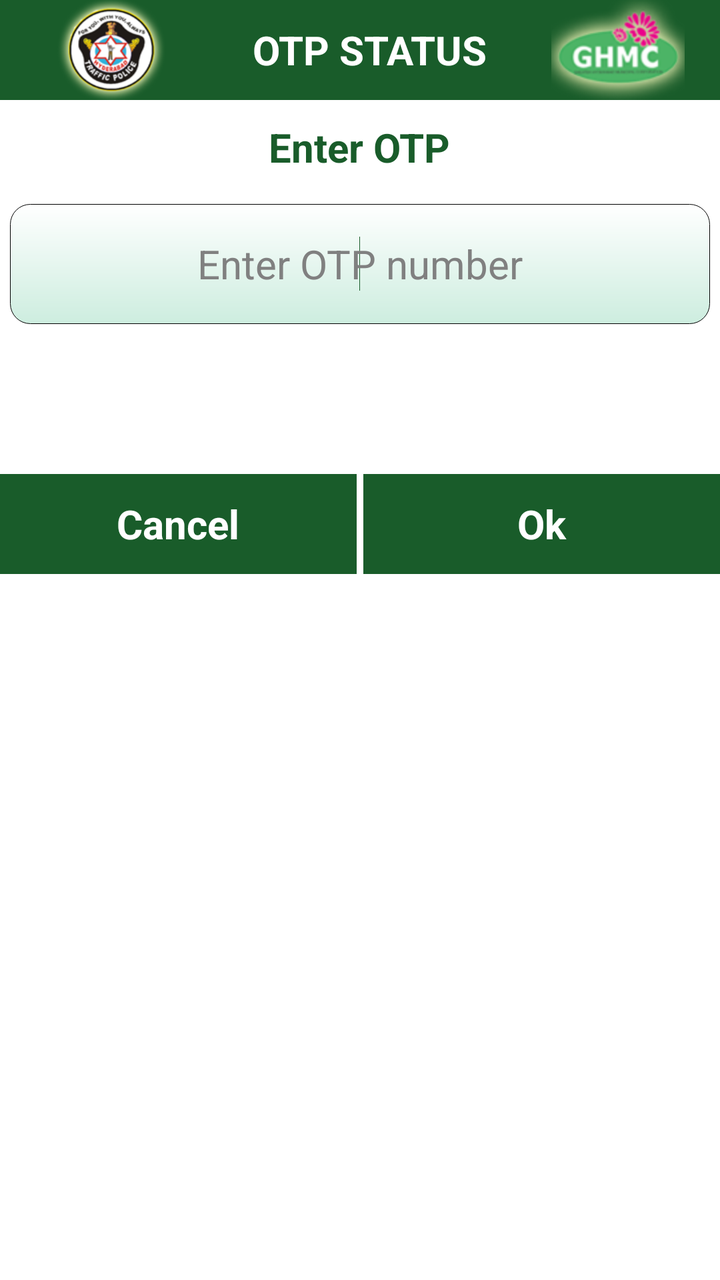
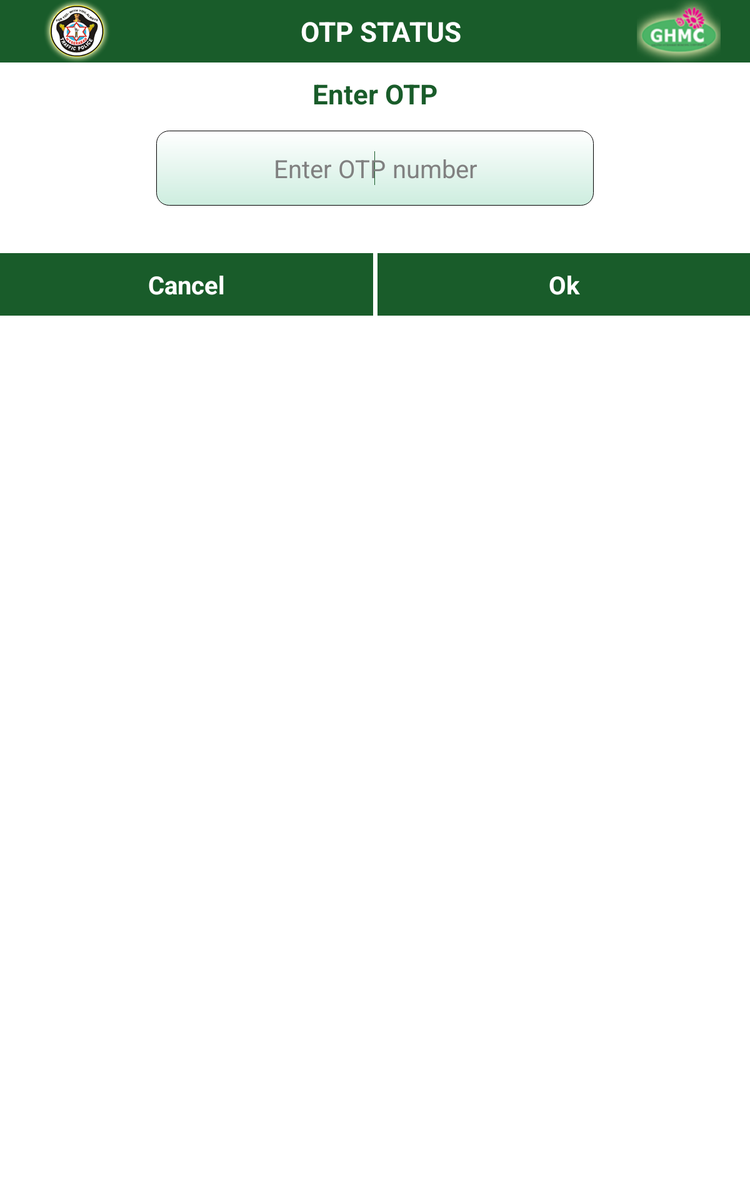

An Android layout and its configuration variant, each rendered on a device that would load it. The default file and the variant file are quoted in full after the pictures.
<!-- AndroidManifest.xml: application theme AppTheme -->
<!-- res/layout/activity_otp_input.xml -->
<?xml version="1.0" encoding="utf-8"?>
<LinearLayout xmlns:android="http://schemas.android.com/apk/res/android"
    android:id="@+id/layout_root"
    android:layout_width="500dp"
    android:layout_height="300dp"
    android:background="@drawable/background_screen"
    android:gravity="top"
    android:orientation="vertical">

    <LinearLayout
        android:layout_width="fill_parent"
        android:layout_height="50dp"
        android:layout_marginTop="0dp"
        android:background="@color/text_color_all"
        android:gravity="center"
        android:orientation="horizontal"
        android:weightSum="1">

        <ImageView
            android:layout_width="wrap_content"
            android:layout_height="wrap_content"
            android:layout_weight="0.05"
            android:gravity="left"
            android:src="@drawable/exit_logo" />

        <TextView
            android:layout_width="wrap_content"
            android:layout_height="wrap_content"
            android:layout_weight="0.9"
            android:gravity="center"
            android:text="OTP STATUS"
            android:textColor="#ffffff"
            android:textSize="20sp"
            android:textStyle="bold">

        </TextView>

        <ImageView
            android:layout_width="wrap_content"
            android:layout_height="wrap_content"

            android:layout_weight="0.05"
            android:src="@drawable/exit_logo2" />

    </LinearLayout>

    <TextView
        android:id="@+id/otp_heading"
        android:layout_width="wrap_content"
        android:layout_height="wrap_content"
        android:layout_gravity="center"
        android:layout_marginTop="10dp"
        android:text="Enter OTP"
        android:textAppearance="?android:attr/textAppearanceLarge"
        android:textColor="@color/text_color_all"
        android:textSize="20sp"
        android:textStyle="bold" />


    <EditText
        android:id="@+id/otp_input"
        android:layout_width="350dp"
        android:layout_height="60dp"
        android:layout_gravity="center"
        android:layout_marginTop="15dp"
        android:background="@drawable/edittextstyle"
        android:gravity="center"
        android:hint="Enter OTP number"
        android:inputType="number"
        android:maxLength="4"
        android:textColor="@color/text_color_all"
        android:textSize="20sp">

        <requestFocus />

    </EditText>

    <TextView
        android:id="@+id/otp_timer"
        android:layout_width="wrap_content"
        android:layout_height="wrap_content"
        android:layout_gravity="center"
        android:layout_marginTop="10dp"
        android:text=""
        android:textAppearance="?android:attr/textAppearanceMedium"
        android:textColor="#FC0303"
        android:textSize="20sp"
        android:textStyle="bold" />

    <LinearLayout
        android:layout_width="fill_parent"
        android:layout_height="wrap_content"
        android:layout_marginTop="38dp"
        android:gravity="center"
        android:orientation="horizontal"
        android:weightSum="1">

        <Button
            android:id="@+id/cancel_dialog"
            android:layout_width="fill_parent"
            android:layout_height="50dp"
            android:layout_weight="0.5"
            android:background="@color/text_color_all"
            android:text="Cancel"
            android:textColor="#ffffff"
            android:textSize="20sp"
            android:textStyle="bold" />

        <TextView
            android:layout_width="wrap_content"
            android:layout_height="wrap_content"
            android:text=" ">

        </TextView>

        <Button
            android:id="@+id/ok_dialog"
            android:layout_width="fill_parent"
            android:layout_height="50dp"
            android:layout_weight="0.5"
            android:background="@color/text_color_all"
            android:text="Ok"
            android:textColor="#ffffff"
            android:textSize="20sp"
            android:textStyle="bold" />

    </LinearLayout>

</LinearLayout>
<!-- resources referenced by this layout -->
<resources>
  <color name="text_color_all">#195C2A</color>
  <!-- drawable edittextstyle (drawable) -->
  <?xml version="1.0" encoding="utf-8"?>
  <shape xmlns:android="http://schemas.android.com/apk/res/android" 
         android:thickness="0dp"
         android:shape="rectangle">
    <stroke android:width="0.3dp"
           android:color="#000000"/>
    <corners android:radius="10dp" />
    <gradient
     android:startColor="#FFFFFF"
     android:endColor="#CDEDDF"
     android:type="linear"
     android:angle="270"/>
  </shape>
   
  <!-- drawable exit_logo: png bitmap (drawable, 19624 bytes) -->
  <!-- drawable exit_logo2: png bitmap (drawable, 12463 bytes) -->
  <style name="AppTheme" parent="AppBaseTheme">
          
      </style>
  <style name="AppBaseTheme" parent="android:Theme.Light">
          
      </style>
</resources>
<!-- res/layout-sw600dp/activity_otp_input.xml (the author's variant of the layout above) -->
<!-- drawn on a 7-inch tablet held upright -->
<?xml version="1.0" encoding="utf-8"?>
<LinearLayout xmlns:android="http://schemas.android.com/apk/res/android"
    android:id="@+id/layout_root"
    android:layout_width="500dp"
    android:layout_height="250dp"
    android:gravity="top"
    android:background="@drawable/background_screen"
    android:orientation="vertical" >
    
<LinearLayout
    android:layout_width="fill_parent"
    android:layout_height="50dp"
    android:layout_marginTop="0dp"
    android:background="@color/text_color_all"
    android:gravity="center"
    android:orientation="horizontal"
    android:weightSum="1" >
    
    <ImageView 
        android:layout_width="wrap_content"
        android:layout_height="wrap_content"
        android:gravity="left"
        android:src="@drawable/exit_logo"
        android:layout_weight="0.05"/>
    
    <TextView
        android:layout_width="wrap_content"
        android:layout_height="wrap_content"
        android:layout_weight="0.9"
        android:gravity="center"
        android:text="OTP STATUS"
        android:textColor="#ffffff"
        android:textSize="22sp"
        android:textStyle="bold" >

    </TextView>
    
     <ImageView 
        android:layout_width="wrap_content"
        android:layout_height="wrap_content"
        
        android:layout_weight="0.05"
        android:src="@drawable/exit_logo2"/>
    
</LinearLayout>
    
    <TextView
        android:id="@+id/otp_heading"
        android:layout_width="wrap_content"
        android:layout_height="wrap_content"
        android:layout_gravity="center"
        android:layout_marginTop="10dp"
        android:text="Enter OTP"
        android:textAppearance="?android:attr/textAppearanceLarge"
        android:textColor="@color/text_color_all"
        android:textSize="22sp"
        android:textStyle="bold" />

    <EditText
        android:id="@+id/otp_input"
        android:layout_width="350dp"
        android:layout_height="60dp"
        android:layout_gravity="center"
        android:layout_marginTop="15dp"
        android:hint="Enter OTP number"
        android:inputType="number"
        android:maxLength="4"
        android:gravity="center"
        android:textColor="@color/text_color_all"
        android:background="@drawable/edittextstyle"
        android:textSize="20sp" >

        <requestFocus />

    </EditText>
    
    <LinearLayout
        android:layout_width="fill_parent"
        android:layout_height="wrap_content"
        android:layout_marginTop="38dp"
        android:gravity="center"
        android:orientation="horizontal"
        android:weightSum="1" >
        
        <Button
            android:id="@+id/cancel_dialog"
            android:layout_width="fill_parent"
            android:layout_height="50dp"
            android:background="@color/text_color_all"
            android:text="Cancel"
            android:textColor="#ffffff"
            android:textSize="20sp"
            android:textStyle="bold"
            android:layout_weight="0.5" /> 
        
        <TextView android:layout_width="wrap_content"
            android:layout_height="wrap_content"
            android:text=" ">
            
        </TextView>
        
        <Button
            android:id="@+id/ok_dialog"
            android:layout_width="fill_parent"
            android:layout_height="50dp"
            android:layout_weight="0.5"
            android:background="@color/text_color_all"
            android:text="Ok"
            android:textColor="#ffffff"
            android:textSize="20sp"
            android:textStyle="bold" />

    </LinearLayout>

</LinearLayout>
